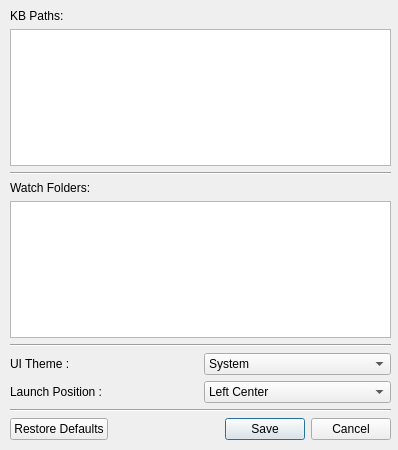
<?xml version="1.0" encoding="UTF-8"?>
<ui version="4.0">
 <class>Dialog</class>
 <widget class="QDialog" name="Dialog">
  <property name="geometry">
   <rect>
    <x>0</x>
    <y>0</y>
    <width>398</width>
    <height>450</height>
   </rect>
  </property>
  <property name="windowTitle">
   <string>Dialog</string>
  </property>
  <widget class="QWidget" name="widget" native="true">
   <property name="geometry">
    <rect>
     <x>10</x>
     <y>10</y>
     <width>381</width>
     <height>431</height>
    </rect>
   </property>
   <widget class="QWidget" name="verticalLayoutWidget">
    <property name="geometry">
     <rect>
      <x>0</x>
      <y>-1</y>
      <width>381</width>
      <height>431</height>
     </rect>
    </property>
    <layout class="QVBoxLayout" name="configLayout">
     <item>
      <widget class="QLabel" name="labelKBPaths">
       <property name="text">
        <string>KB Paths:</string>
       </property>
      </widget>
     </item>
     <item>
      <widget class="QListWidget" name="lwKBPaths">
       <property name="horizontalScrollBarPolicy">
        <enum>Qt::ScrollBarPolicy::ScrollBarAlwaysOff</enum>
       </property>
       <property name="alternatingRowColors">
        <bool>true</bool>
       </property>
       <property name="selectionMode">
        <enum>QAbstractItemView::SelectionMode::NoSelection</enum>
       </property>
      </widget>
     </item>
     <item>
      <widget class="Line" name="line_3">
       <property name="orientation">
        <enum>Qt::Orientation::Horizontal</enum>
       </property>
      </widget>
     </item>
     <item>
      <widget class="QLabel" name="label_4">
       <property name="text">
        <string>Watch Folders:</string>
       </property>
      </widget>
     </item>
     <item>
      <widget class="QListWidget" name="lwWatch">
       <property name="horizontalScrollBarPolicy">
        <enum>Qt::ScrollBarPolicy::ScrollBarAlwaysOff</enum>
       </property>
       <property name="alternatingRowColors">
        <bool>true</bool>
       </property>
       <property name="selectionMode">
        <enum>QAbstractItemView::SelectionMode::NoSelection</enum>
       </property>
      </widget>
     </item>
     <item>
      <widget class="Line" name="line_2">
       <property name="orientation">
        <enum>Qt::Orientation::Horizontal</enum>
       </property>
      </widget>
     </item>
     <item>
      <layout class="QHBoxLayout" name="themeLayout">
       <item>
        <widget class="QLabel" name="labelTheme">
         <property name="text">
          <string>UI Theme :</string>
         </property>
        </widget>
       </item>
       <item>
        <widget class="QComboBox" name="cbTheme">
         <item>
          <property name="text">
           <string>System</string>
          </property>
         </item>
         <item>
          <property name="text">
           <string>Light</string>
          </property>
         </item>
         <item>
          <property name="text">
           <string>Dark</string>
          </property>
         </item>
        </widget>
       </item>
      </layout>
     </item>
     <item>
      <layout class="QHBoxLayout" name="positionLayout">
       <item>
        <widget class="QLabel" name="label">
         <property name="text">
          <string>Launch Position :</string>
         </property>
        </widget>
       </item>
       <item>
        <widget class="QComboBox" name="cbLaunchPos">
         <item>
          <property name="text">
           <string>Left Center</string>
          </property>
         </item>
         <item>
          <property name="text">
           <string>Center</string>
          </property>
         </item>
         <item>
          <property name="text">
           <string>Right Center</string>
          </property>
         </item>
        </widget>
       </item>
      </layout>
     </item>
     <item>
      <widget class="Line" name="line">
       <property name="orientation">
        <enum>Qt::Orientation::Horizontal</enum>
       </property>
      </widget>
     </item>
     <item>
      <widget class="QDialogButtonBox" name="bbButtons">
       <property name="standardButtons">
        <set>QDialogButtonBox::StandardButton::Cancel|QDialogButtonBox::StandardButton::RestoreDefaults|QDialogButtonBox::StandardButton::Save</set>
       </property>
      </widget>
     </item>
    </layout>
   </widget>
  </widget>
 </widget>
 <resources/>
 <connections/>
</ui>
